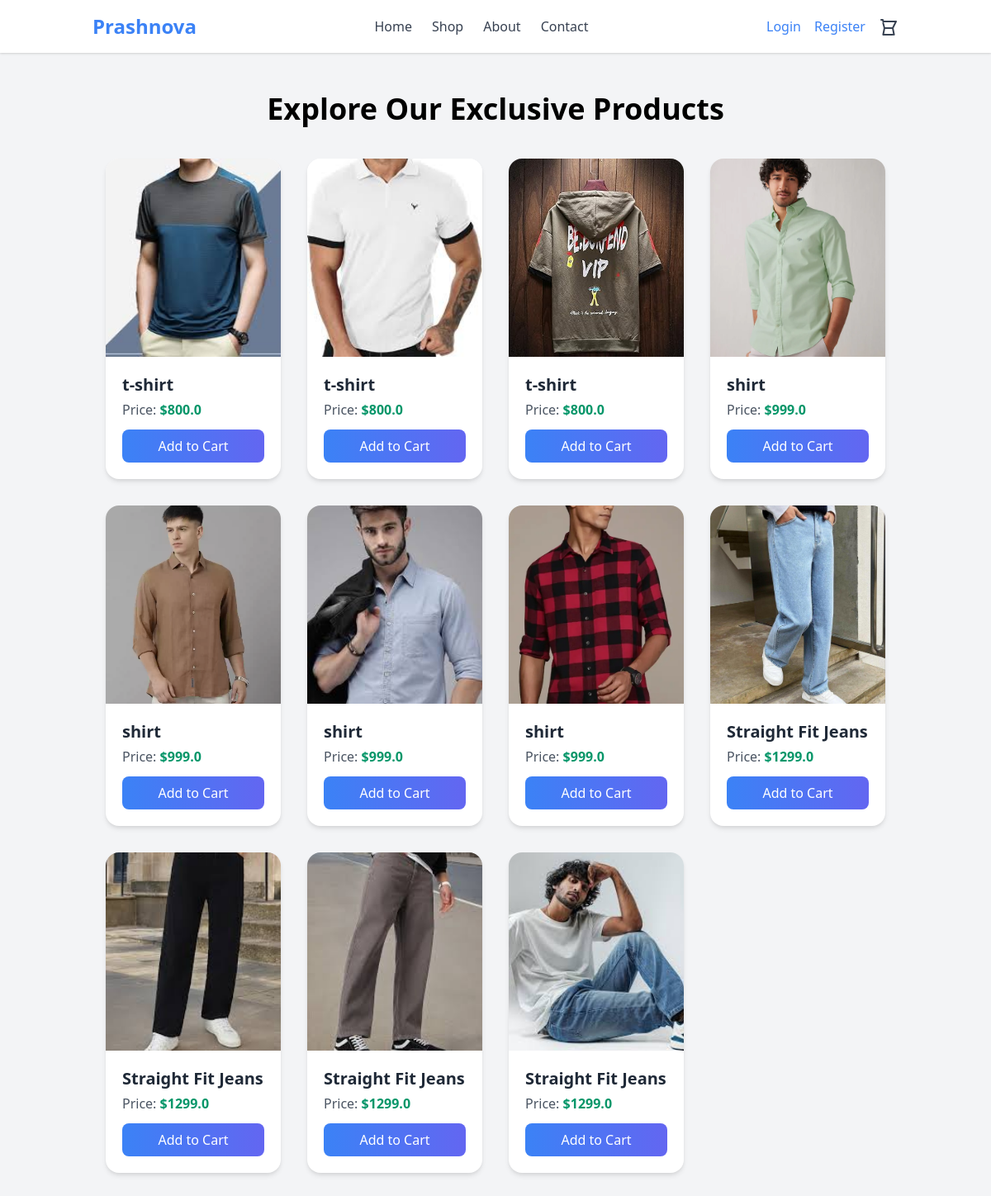
The page / on the database its author committed.
### main.py (models this page shows, shortened)
class Product(db.Model):
    id = db.Column(db.Integer, primary_key=True)
    title = db.Column(db.String(100), nullable=False)
    category = db.Column(db.String(100), nullable=False)
    price = db.Column(db.Float, nullable=False)
    description = db.Column(db.String(200), nullable=False)
    quantity = db.Column(db.Integer, nullable=False)
    image = db.Column(db.String(600), nullable=False)

### main.py (the view)
@app.route("/")
def index():
    product = Product.query.all()
    try:
        user_logged_in = "username" and "user_id" in session
        return render_template(
            "index.html",
            user_logged_in=user_logged_in,
            username=session["username"],
            user_id=session["user_id"],
            product=product,
        )
    except Exception as e:
        return render_template("index.html", user_logged_in=False, product=product)

### main.py (called while the page is built)
@app.context_processor
def inject_user_status():
    user_logged_in = "username" and "user_id" in session
    try:
        return {"user_logged_in": user_logged_in, "username": session["username"]}
    except:
        return {"user_logged_in": user_logged_in}

### templates/index.html
{% extends 'base.html' %}
{% block content %}
<div class="container mx-auto py-8 px-4">
    <h1 class="text-4xl font-bold mb-10 text-center">Explore Our Exclusive Products</h1>
    <div class="grid grid-cols-1 sm:grid-cols-2 md:grid-cols-3 lg:grid-cols-4 gap-8">
        {% for p in product %}
        <div class="bg-white rounded-2xl shadow-md overflow-hidden hover:shadow-lg transition-shadow transform hover:-translate-y-1">
            <img src="{{url_for('image',filename=p.image )}}" alt="Product Image" class="w-full h-60 object-cover">
            <div class="p-5">
                <h2 class="text-xl font-bold mb-1 text-gray-800">{{p.title}}</h2>
                <p class="text-gray-600 mb-3">Price: <span class="text-green-600 font-semibold">${{p.price}}</span></p>
                <a href="{{url_for('cart',pid=p.id)}}"
                   class="w-full text-center bg-gradient-to-r from-blue-500 to-indigo-500 text-white font-medium px-4 py-2 rounded-lg hover:bg-gradient-to-r hover:from-blue-600 hover:to-indigo-600 transition duration-300 block">
                    Add to Cart
                </a>
            </div>
        </div>
        {% endfor %}
    </div>
</div>
{% endblock %}

### templates/base.html (shortened to what this page needs)
<!DOCTYPE html>
<html lang="en">
<head>
    <link href="https://cdn.jsdelivr.net/npm/tailwindcss@2.2.19/dist/tailwind.min.css" rel="stylesheet">
</head>
<body class="bg-gray-100">
    <nav class="bg-white shadow mb-4">
        <div class="container mx-auto flex justify-between items-center py-4 px-6">
            <div class="text-2xl font-bold text-blue-500">
                <a href="/">Prashnova</a>
            </div>
            <div>
                <ul class="flex items-center space-x-6">
                    <li><a href="/" class="text-gray-700 hover:text-blue-500">Home</a></li>
                    <li><a href="/shop" class="text-gray-700 hover:text-blue-500">Shop</a></li>
                    <li><a href="/about" class="text-gray-700 hover:text-blue-500">About</a></li>
                    <li><a href="/contact" class="text-gray-700 hover:text-blue-500">Contact</a></li>
                </ul>
            </div>
            <div class="flex items-center space-x-4">
                {% if user_logged_in %}
                    <span class="text-gray-700">Welcome, {{ username }}</span>
                    <a href="/logout" class="text-red-500 hover:underline">Logout</a>
                {% else %}
                    <a href="/login" class="text-blue-500 hover:underline">Login</a>
                    <a href="{{ url_for('register') }}" class="text-blue-500 hover:underline">Register</a>
                {% endif %}
                <a href="/viewcart" class="relative text-gray-700 hover:text-blue-500">
                    <svg xmlns="http://www.w3.org/2000/svg" class="h-6 w-6 inline-block" fill="none" viewBox="0 0 24 24" stroke="currentColor">
                        <path stroke-linecap="round" stroke-linejoin="round" stroke-width="2" d="M3 3h2l.4 2M7 13h10l4-8H5.4M7 13l-1.6 8H17M7 13L5.4 7M17 13l1.6 8M9 21h6" />
                    </svg>
                </a>
            </div>
        </div>
    </nav>
    <div class="container mx-auto px-6">
        {% block content %}{% endblock %}
    </div>
</body>
</html>

### rows shown on the page
Product: image (picture), title "t-shirt", price "800.0"
Product: image (picture), title "t-shirt", price "800.0"
Product: image (picture), title "t-shirt", price "800.0"
Product: image (picture), title "shirt", price "999.0"
Product: image (picture), title "shirt", price "999.0"
Product: image (picture), title "shirt", price "999.0"
Product: image (picture), title "shirt", price "999.0"
Product: image (picture), title "Straight Fit Jeans", price "1299.0"
Product: image (picture), title "Straight Fit Jeans", price "1299.0"
Product: image (picture), title "Straight Fit Jeans", price "1299.0"
Product: image (picture), title "Straight Fit Jeans", price "1299.0"
